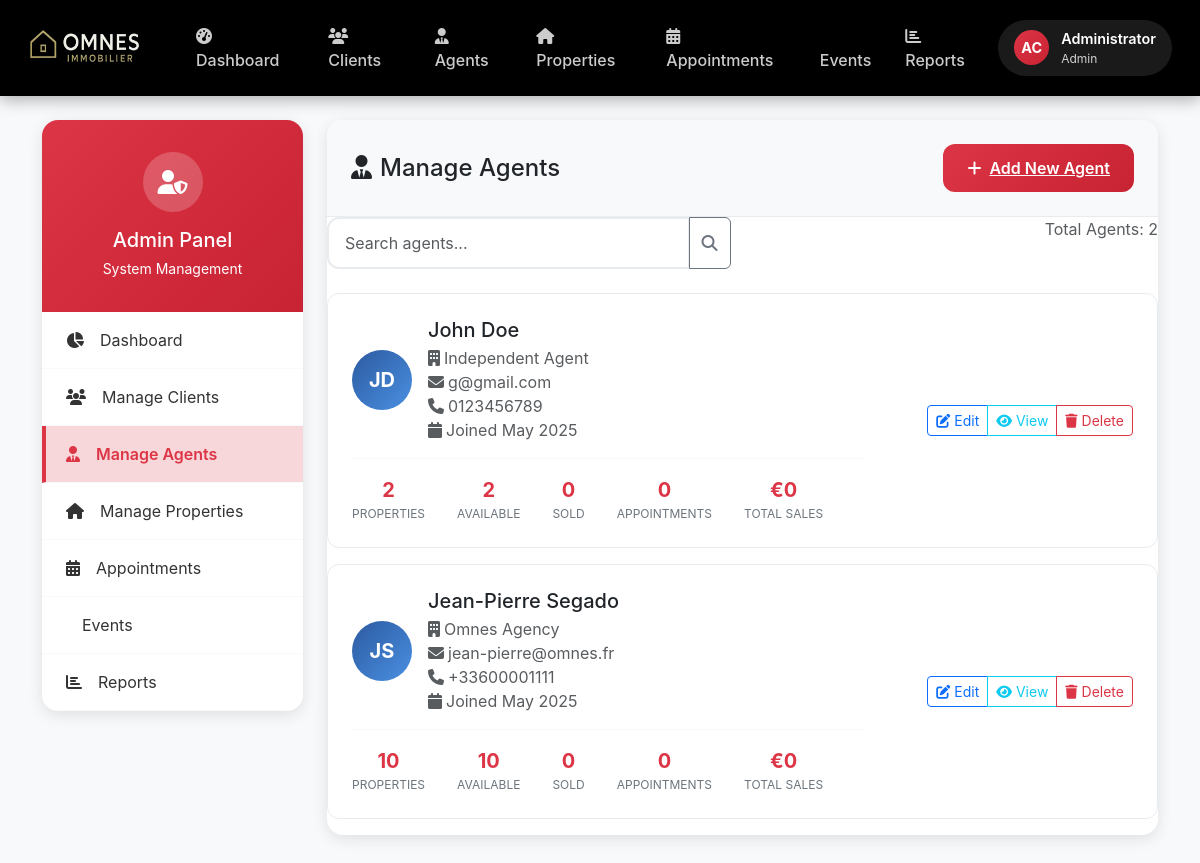
Screenshot of /src/admin/manage_agents.php (signed in) with the database file from the repository.
### tables this page shows
CREATE TABLE IF NOT EXISTS `agents` (
  `user_id` int NOT NULL,
  `first_name` varchar(50) NOT NULL DEFAULT '',
  `last_name` varchar(50) NOT NULL DEFAULT '',
  `phone` varchar(15) NOT NULL DEFAULT '',
  `cv_file_path` varchar(255) DEFAULT '',
  `profile_picture_path` varchar(255) DEFAULT NULL,
  `agency_name` varchar(255) NOT NULL DEFAULT 'Independent Agent',
  `agency_email` varchar(100) DEFAULT '',
  `years_experience` int DEFAULT '0',
  `average_rating` decimal(3,2) DEFAULT '0.00',
  `total_sales` decimal(15,2) DEFAULT '0.00',
  `total_transactions` int DEFAULT '0',
  PRIMARY KEY (`user_id`),
  UNIQUE KEY `agency_email` (`agency_email`)
);

CREATE TABLE IF NOT EXISTS `users` (
  `id` int NOT NULL AUTO_INCREMENT,
  `first_name` varchar(50) NOT NULL,
  `last_name` varchar(50) NOT NULL,
  `email` varchar(100) NOT NULL,
  `password_hash` varchar(255) NOT NULL,
  `role` enum('admin','client','agent') NOT NULL DEFAULT 'client',
  `phone` varchar(15) NOT NULL,
  `created_at` timestamp NULL DEFAULT CURRENT_TIMESTAMP,
  `updated_at` timestamp NULL DEFAULT CURRENT_TIMESTAMP ON UPDATE CURRENT_TIMESTAMP,
  PRIMARY KEY (`id`),
  UNIQUE KEY `email` (`email`)
);

### src/admin/manage_agents.php (the view, shortened to what this page needs)
<?php
$database = Database::getInstance();
$pdo = $database->getConnection();
$agents = [];
try {
    $query = "
        SELECT
            u.id,
            u.email,
            u.role,
            u.created_at,
            a.user_id as agent_user_id,
            a.first_name,
            a.last_name,
            a.phone,
            a.agency_name,
            a.cv_file_path,
            a.profile_picture_path,
            COUNT(DISTINCT p.id) as total_properties,
            COUNT(DISTINCT CASE WHEN p.status = 'available' THEN p.id END) as available_properties,
            COUNT(DISTINCT CASE WHEN p.status = 'sold' THEN p.id END) as sold_properties,
            COUNT(DISTINCT ap.id) as total_appointments,
            COUNT(DISTINCT CASE WHEN ap.status = 'scheduled' AND ap.appointment_date >= NOW() THEN ap.id END) as upcoming_appointments,
            COALESCE(SUM(CASE WHEN p.status = 'sold' THEN p.price END), 0) as total_sales
        FROM agents a
        INNER JOIN users u ON a.user_id = u.id
        LEFT JOIN properties p ON a.user_id = p.agent_id
        LEFT JOIN appointments ap ON a.user_id = ap.agent_id
        WHERE u.role = 'agent'
        GROUP BY a.user_id, u.id
        ORDER BY u.created_at DESC
    ";
    $stmt = $pdo->prepare($query);
    $stmt->execute();
    $agents = $stmt->fetchAll(PDO::FETCH_ASSOC);
} catch (Exception $e) {
    error_log("Fetch agents error: " . $e->getMessage());
    $error = 'Error loading agents: ' . $e->getMessage();
}
$search = $_GET['search'] ?? '';
?>
<!DOCTYPE html>
<html lang="en">
<head>
    <link href="https://cdnjs.cloudflare.com/ajax/libs/bootstrap/5.3.0/css/bootstrap.min.css" rel="stylesheet">
    <link href="https://cdnjs.cloudflare.com/ajax/libs/font-awesome/6.4.0/css/all.min.css" rel="stylesheet">
</head>
<body>
    <nav class="navbar navbar-expand-lg admin-header">
        <div class="container-fluid">
            <a class="navbar-brand d-flex align-items-center ms-3" href="../pages/home.php">
                <img src="../assets/images/logo1.png" alt="Logo" width="120" height="50" class="me-3">
            </a>
            <div class="collapse navbar-collapse" id="navbarNav">
                <ul class="navbar-nav me-auto">
                    <li class="nav-item">
                        <a class="nav-link" href="dashboard.php">
                            <i class="fas fa-tachometer-alt me-1"></i>Dashboard
                        </a>
                    </li>
                    <li class="nav-item">
                        <a class="nav-link" href="manage_clients.php">
                            <i class="fas fa-users me-1"></i>Clients
                        </a>
                    </li>
                    <li class="nav-item">
                        <a class="nav-link active" href="manage_agents.php">
                            <i class="fas fa-user-tie me-1"></i>Agents
                        </a>
                    </li>
                    <li class="nav-item">
                        <a class="nav-link" href="manage_properties.php">
                            <i class="fas fa-home me-1"></i>Properties
                        </a>
                    </li>
                    <li class="nav-item">
                        <a class="nav-link" href="manage_appointments.php">
                            <i class="fas fa-calendar-alt me-1"></i>Appointments
                        </a>
                    </li>
                    <li class="nav-item">
                        <a class="nav-link" href="events.php">
                            <i class="fas fa-calendar-star me-1"></i>Events
                        </a>
                    </li>
                    <li class="nav-item">
                        <a class="nav-link" href="reports.php">
                            <i class="fas fa-chart-bar me-1"></i>Reports
                        </a>
                    </li>
                </ul>
                <div class="d-flex align-items-center me-3">
                    <div class="dropdown">
                        <a href="#" class="user-profile dropdown-toggle" data-bs-toggle="dropdown" aria-expanded="false">
                            <div class="user-avatar">
                                AC
                            </div>
                            <div class="user-info">
                                <div class="user-name">Administrator</div>
                                <div class="user-role">Admin</div>
                            </div>
                        </a>
                    </div>
                </div>
            </div>
        </div>
    </nav>
    <div class="container mt-4">
        <div class="row">
            <div class="col-lg-3 mb-4">
                <div class="admin-sidebar">
                    <div class="sidebar-header">
                        <div class="admin-avatar mx-auto mb-3" style="width: 60px; height: 60px; background: rgba(255,255,255,0.2); border-radius: 50%; display: flex; align-items: center; justify-content: center; font-size: 1.5rem;">
                            <i class="fas fa-user-shield"></i>
                        </div>
                        <h5 class="mb-1">Admin Panel</h5>
                        <small>System Management</small>
                    </div>
                    <nav class="nav flex-column">
                        <a href="dashboard.php" class="nav-link-admin">
                            <i class="fas fa-chart-pie me-3"></i>Dashboard
                        </a>
                        <a href="manage_clients.php" class="nav-link-admin">
                            <i class="fas fa-users me-3"></i>Manage Clients
                        </a>
                        <a href="manage_agents.php" class="nav-link-admin active">
                            <i class="fas fa-user-tie me-3"></i>Manage Agents
                        </a>
                        <a href="manage_properties.php" class="nav-link-admin">
                            <i class="fas fa-home me-3"></i>Manage Properties
                        </a>
                        <a href="manage_appointments.php" class="nav-link-admin">
                            <i class="fas fa-calendar-alt me-3"></i>Appointments
                        </a>
                        <a href="events.php" class="nav-link-admin">
                            <i class="fas fa-calendar-star me-3"></i>Events
                        </a>
                        <a href="reports.php" class="nav-link-admin">
                            <i class="fas fa-chart-bar me-3"></i>Reports
                        </a>
                    </nav>
                </div>
            </div>
            <div class="col-lg-9">
                <div class="content-card">
                    <div class="content-card-header">
                        <div class="d-flex justify-content-between align-items-center">
                            <h1 class="h4 mb-0">
                                <i class="fas fa-user-tie me-2"></i>Manage Agents
                            </h1>
                            <a href="add_agent.php" class="btn-admin-primary">
                                <i class="fas fa-plus me-2"></i>Add New Agent
                            </a>
                        </div>
                    </div>
                    <div class="card-body">
                        <div class="row mb-4">
                            <div class="col-md-6">
                                <form method="GET" action="">
                                    <div class="input-group">
                                        <input type="text" name="search" class="search-box form-control"
                                               placeholder="Search agents..." value="<?= htmlspecialchars($search) ?>">
                                        <button class="btn btn-outline-secondary" type="submit">
                                            <i class="fas fa-search"></i>
                                        </button>
                                    </div>
                                </form>
                            </div>
                            <div class="col-md-6 text-end">
                                <span class="text-muted">Total Agents: <?= count($agents) ?></span>
                            </div>
                        </div>
                        <?php if (empty($agents)): ?>
                            <div class="text-center py-5">
                                <i class="fas fa-user-tie fa-3x text-muted mb-3"></i>
                                <p class="text-muted">No agents found.</p>
                            </div>
                        <?php else: ?>
                            <?php foreach ($agents as $agent): ?>
                                <div class="agent-card">
                                    <div class="row align-items-center">
                                        <div class="col-md-8">
                                            <div class="d-flex align-items-center">
                                                <div class="agent-avatar me-3">
                                                    <?= strtoupper(substr($agent['first_name'], 0, 1) . substr($agent['last_name'], 0, 1)) ?>
                                                </div>
                                                <div>
                                                    <h5 class="mb-1"><?= htmlspecialchars(($agent['first_name'] ?? 'No') . ' ' . ($agent['last_name'] ?? 'Name')) ?></h5>
                                                    <p class="text-muted mb-0">
                                                        <?php if (!empty($agent['agency_name'])): ?>
                                                            <i class="fas fa-building me-1"></i><?= htmlspecialchars($agent['agency_name']) ?><br>
                                                        <?php endif; ?>
                                                        <i class="fas fa-envelope me-1"></i><?= htmlspecialchars($agent['email']) ?><br>
                                                        <?php if (!empty($agent['phone'])): ?>
                                                            <i class="fas fa-phone me-1"></i><?= htmlspecialchars($agent['phone']) ?><br>
                                                        <?php endif; ?>
                                                        <i class="fas fa-calendar me-1"></i>Joined <?= date('M Y', strtotime($agent['created_at'])) ?>
                                                    </p>
                                                </div>
                                            </div>
                                            <div class="agent-stats">
                                                <div class="stat-item">
                                                    <div class="stat-value"><?= $agent['total_properties'] ?></div>
                                                    <div class="stat-label">Properties</div>
                                                </div>
                                                <div class="stat-item">
                                                    <div class="stat-value"><?= $agent['available_properties'] ?></div>
                                                    <div class="stat-label">Available</div>
                                                </div>
                                                <div class="stat-item">
                                                    <div class="stat-value"><?= $agent['sold_properties'] ?></div>
                                                    <div class="stat-label">Sold</div>
                                                </div>
                                                <div class="stat-item">
                                                    <div class="stat-value"><?= $agent['upcoming_appointments'] ?></div>
                                                    <div class="stat-label">Appointments</div>
                                                </div>
                                                <div class="stat-item">
                                                    <div class="stat-value">€<?= number_format($agent['total_sales'], 0, ',', ' ') ?></div>
                                                    <div class="stat-label">Total Sales</div>
                                                </div>
                                            </div>
                                        </div>
                                        <div class="col-md-4 text-end">
                                            <div class="btn-group">
                                                <a href="edit_agent.php?id=<?= $agent['id'] ?>" class="btn btn-outline-primary btn-sm">
                                                    <i class="fas fa-edit"></i> Edit
                                                </a>
                                                <a href="view_agent.php?id=<?= $agent['id'] ?>" class="btn btn-outline-info btn-sm">
                                                    <i class="fas fa-eye"></i> View
                                                </a>
                                                <button type="button" class="btn btn-outline-danger btn-sm"
                                                        onclick="confirmDelete(<?= $agent['id'] ?>, '<?= htmlspecialchars(($agent['first_name'] ?? 'Agent') . ' ' . ($agent['last_name'] ?? '')) ?>')">
                                                    <i class="fas fa-trash"></i> Delete
                                                </button>
                                            </div>
                                        </div>
                                    </div>
                                </div>
                            <?php endforeach; ?>
                        <?php endif; ?>
                    </div>
                </div>
            </div>
        </div>
    </div>
</body>
</html>

### rows the page displays
agents: first_name+last_name "JD", first_name+last_name "John Doe", agency_name "Independent Agent", user_id.email "g@gmail.com", phone "0123456789", user_id.created_at "May 2025", total_properties "2", available_properties "2", sold_properties "0", upcoming_appointments "0", total_sales "0"
agents: first_name+last_name "JS", first_name+last_name "Jean-Pierre Segado", agency_name "Omnes Agency", user_id.email "jean-pierre@omnes.fr", phone "+33600001111", user_id.created_at "May 2025", total_properties "10", available_properties "10", sold_properties "0", upcoming_appointments "0", total_sales "0"

### other values shown
count($agents) "2"
